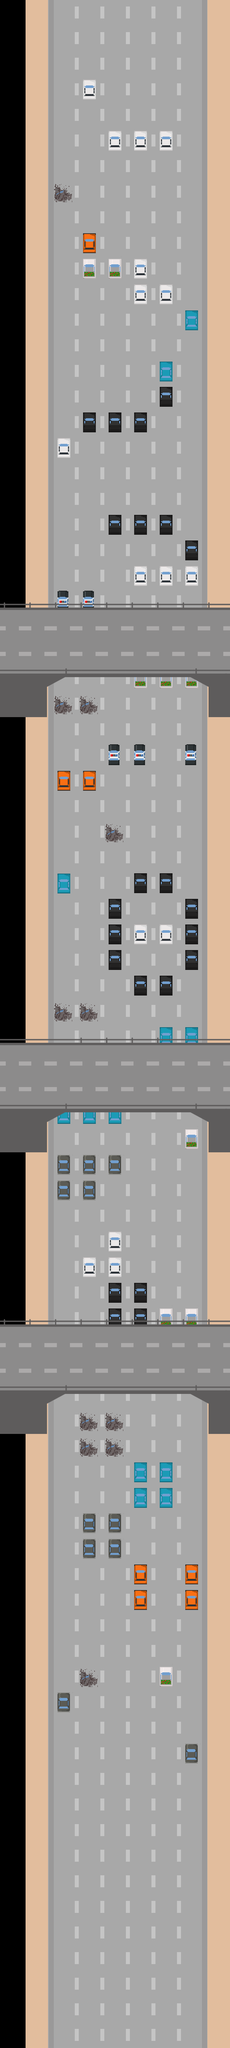

Tiled map render using the project's own tile images. Description and the map definition, with tile-layer contents summarised, below:
An orthogonal 9x80 tile map with 80x80 px tiles, 4 tile layers (wall, road, cars, top).

<map version="1.0" orientation="orthogonal" renderorder="right-down" width="9" height="80" tilewidth="80" tileheight="80" nextobjectid="19">
 <tileset firstgid="1" name="combined" tilewidth="80" tileheight="80" tilecount="33" columns="11">
  <image source="combined.png" width="880" height="240" />
 </tileset>
 <layer name="wall" width="9" height="80">
  <data>[720 cells, 160 non-empty, 2 distinct tile ids]</data>
 </layer>
 <layer name="road" width="9" height="80">
  <data>[720 cells, 480 non-empty, 3 distinct tile ids]</data>
 </layer>
 <layer name="cars" width="9" height="80">
  <data>[720 cells, 95 non-empty, 8 distinct tile ids]</data>
 </layer>
 <objectgroup name="crystals" />
 <layer name="top" width="9" height="80" offsetx="0" offsety="1">
  <data>[720 cells, 118 non-empty, 13 distinct tile ids]</data>
 </layer>
</map>